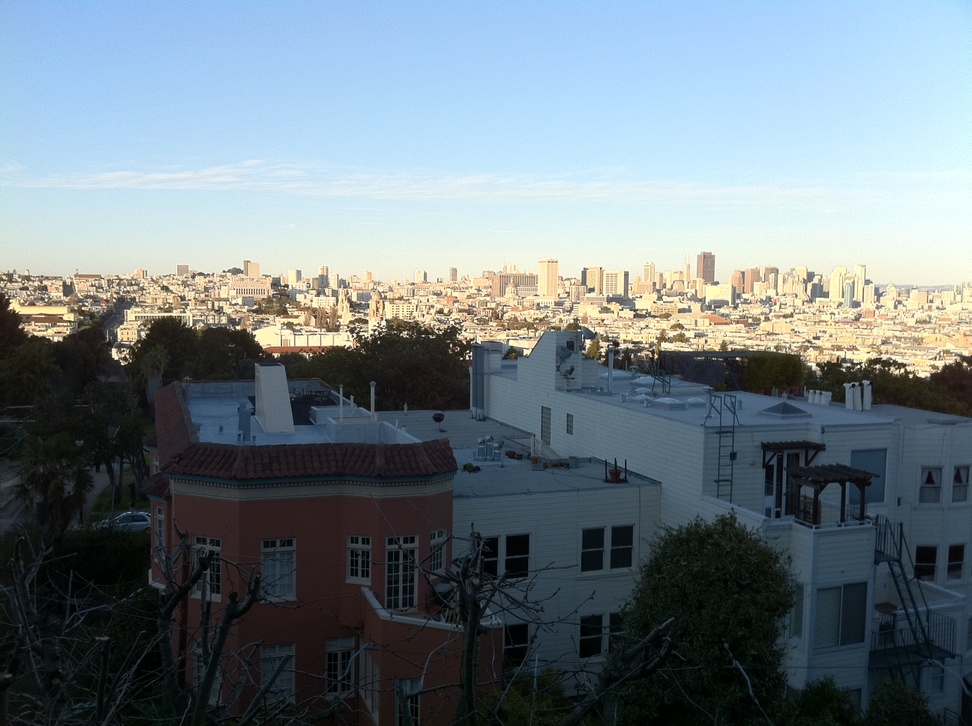
#> input picture data/sf_view1.jpg, 972 x 726 px, shrunk from 1296 x 968 before the run
$ python ch02-ex1.py   (Python 2 division)
#> lines starting #> are read from the running program, lines starting #| are printed output that depends on the picture; after the words box and inside, x2 and y2 are one past the last pixel; in counts of white or black regions, pixels touching at a corner belong together
# -*- coding: utf-8 -*-
"""
Created on Thu Mar 22 16:57:06 2018

Modify the function for matching Harris corner points to also take a maximum
pixel distance between points for them to be considered as correspondences, in
order to make matching more robust.

@author: PEDRO NEL MENDOZA
"""

# Firstly, the necessary libraries and modules are imported
from PIL import Image
from numpy import *
from pylab import *
from scipy.ndimage import filters
import os

def compute_harris_response(im,sigma=3):
  """ Compute the Harris corner detector response function
    for each pixel in a grayscale image. """

  # derivatives
  imx = zeros(im.shape)
  filters.gaussian_filter(im, (sigma,sigma), (0,1), imx)
  imy = zeros(im.shape)
  filters.gaussian_filter(im, (sigma,sigma), (1,0), imy)

  # compute components of the Harris Matrix
  Wxx = filters.gaussian_filter(imx*imx,sigma)
  Wxy = filters.gaussian_filter(imx*imy,sigma)
  Wyy = filters.gaussian_filter(imy*imy,sigma)

  # determinant and trace
  Wdet = Wxx*Wyy - Wxy**2
  Wtr = Wxx + Wyy

  return Wdet / Wtr

def get_harris_points(harrisim,min_dist=10,threshold=0.1):
  """ Return corners from a Harris response image
    min_dist is the minimum number of pixels separating
    corners and image boundary. """

  # find top corner candidates above a threshold
  corner_threshold = harrisim.max() * threshold
  harrisim_t = (harrisim > corner_threshold) * 1

  # get coordinates of candidates
  coords = array(harrisim_t.nonzero()).T

  # ...and their values
  candidate_values = [harrisim[c[0],c[1]] for c in coords]

  # sort candidates
  index = argsort(candidate_values)

  # store allowed point locations in array
  allowed_locations = zeros(harrisim.shape)
  allowed_locations[min_dist:-min_dist,min_dist:-min_dist] = 1

  # select the best points taking min_distance into account
  filtered_coords = []
  for i in index:
    if allowed_locations[coords[i,0],coords[i,1]] == 1:
      filtered_coords.append(coords[i])
      allowed_locations[(coords[i,0]-min_dist):(coords[i,0]+min_dist),
            (coords[i,1]-min_dist):(coords[i,1]+min_dist)] = 0

  return filtered_coords

def plot_harris_points(im,filtered_coords):
  """ Plots corners found in image. """

  figure()
  gray()
  imshow(im)
  plot([p[1] for p in filtered_coords],[p[0] for p in filtered_coords],'*')
  axis('off')
  show()

def get_descriptors(im,filtered_coords,wid=5):
  """ For each point return, pixel values around the point
    using a neighbourhood of width 2*wid+1. (Assume points are
    extracted with min_distance > wid). """
  desc = []
  for coords in filtered_coords:
    patch = im[coords[0]-wid:coords[0]+wid+1, coords[1]-wid:coords[1]+wid+1].flatten()
    desc.append(patch)

  return desc

def match(desc1,desc2,locs1,locs2,threshold=0.5):                   # Aggregate locs1, locs2 as parameters of function match.
  """ For each corner point descriptor in the first image,
    select its match to second image using
    normalized cross-correlation. """

  n = len(desc1[0])

  # pair-wise distances
  d = -ones((len(desc1),len(desc2)))
  for i in range(len(desc1)):
    for j in range(len(desc2)):
          maximum_pixel_dist = sqrt((sum((locs1[i]-locs2[j])**2)))  # Calculate maximum pixel distance between points
          if maximum_pixel_dist <= 100:                             # Compare maximum pixel distance between points with a value of 100, in order to make matching more robust.
             d1 = (desc1[i] - mean(desc1[i])) / std(desc1[i])
             d2 = (desc2[j] - mean(desc2[j])) / std(desc2[j])
             ncc_value = sum(d1 * d2) / (n-1)
             if ncc_value > threshold:
                   d[i,j] = ncc_value

  ndx = argsort(-d)
  matchscores = ndx[:,0]

  return matchscores

def match_twosided(desc1,desc2,locs1,locs2,threshold=0.5):          # Aggregate locs1, locs2 as parameters of function match_twosided
  """ Two-sided symmetric version of match(). """

  matches_12 = match(desc1,desc2,locs1,locs2,threshold)             # Aggregate locs1, locs2 to make matches of image 1 to image 2 taking a maximum pixel distance between points for them to be considered as correspondences
  matches_21 = match(desc2,desc1,locs2,locs1,threshold)             # Aggregate locs1, locs2 to make matches of image 2 to image 1 taking a maximum pixel distance between points for them to be considered as correspondences

  ndx_12 = where(matches_12 >= 0)[0]

  # remove matches that are not symmetric
  for n in ndx_12:
    if matches_21[matches_12[n]] != n:
      matches_12[n] = -1

  return matches_12

def appendimages(im1,im2):
  """ Return a new image that appends the two images side-by-side. """

  # select the image with the fewest rows and fill in enough empty rows
  rows1 = im1.shape[0]
  rows2 = im2.shape[0]

  if rows1 < rows2:
    im1 = concatenate((im1,zeros((rows2-rows1,im1.shape[1]))),axis=0)
  elif rows1 > rows2:
    im2 = concatenate((im2,zeros((rows1-rows2,im2.shape[1]))),axis=0)
  # if none of these cases they are equal, no filling needed

  return concatenate((im1,im2), axis=1)

def plot_matches(im1,im2,locs1,locs2,matchscores,show_below=True):
  """ Show a figure with lines joining the accepted matches
    input: im1,im2 (images as arrays), locs1,locs2 (feature locations),
    matchscores (as output from 'match()'),
    show_below (if images should be shown below matches). """

  im3 = appendimages(im1,im2)
  if show_below:
    im3 = vstack((im3,im3))
    imshow(im3)

    cols1 = im1.shape[1]
    for i,m in enumerate(matchscores):
      if m>0:
        plot([locs1[i][1],locs2[m][1]+cols1],[locs1[i][0],locs2[m][0]],'c')
    axis('off')

# Read two images to arrays with the images converted to grayscale with convert('L')
im1 = array(Image.open(os.path.abspath('data/sf_view1.jpg')).convert('L'))
im2 = array(Image.open(os.path.abspath('data/sf_view2.jpg')).convert('L'))
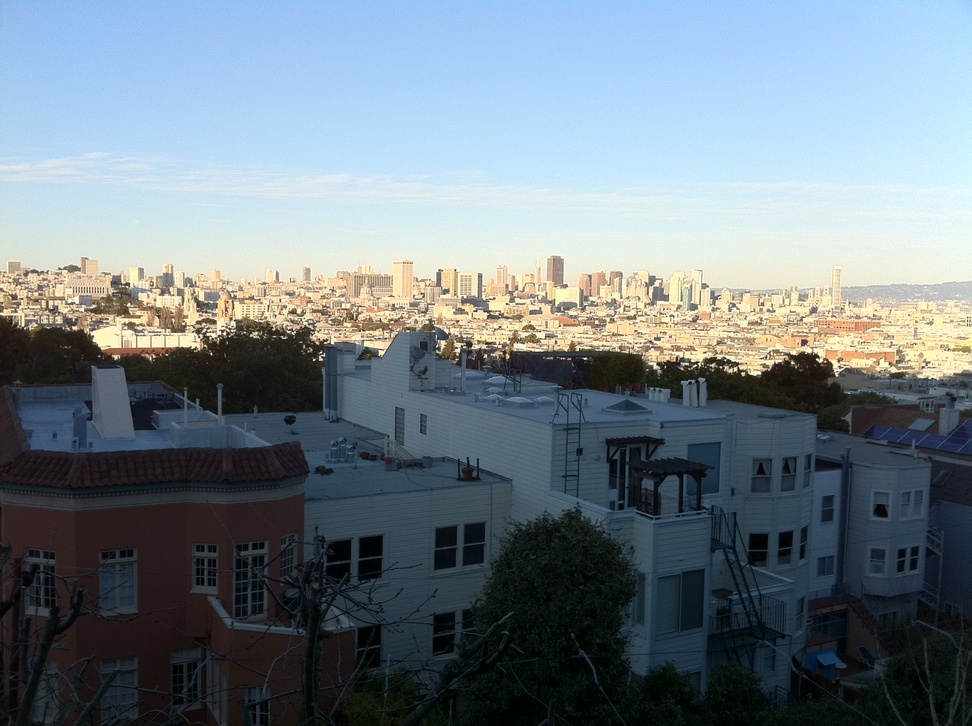
#> input picture data/sf_view2.jpg, 972 x 726 px, shrunk from 1296 x 968 before the run

wid = 5
harrisim = compute_harris_response(im1,5)             # Compute the Harris corner detector response function for each pixel in a graylevel image.
filtered_coords1 = get_harris_points(harrisim,wid+1)  # Return corners from a Harris response image.
#> in get_harris_points, `corner_threshold = harrisim.max() * threshold`: corner_threshold = 1.37
#> in get_harris_points, `harrisim_t = (harrisim > corner_threshold) * 1`:
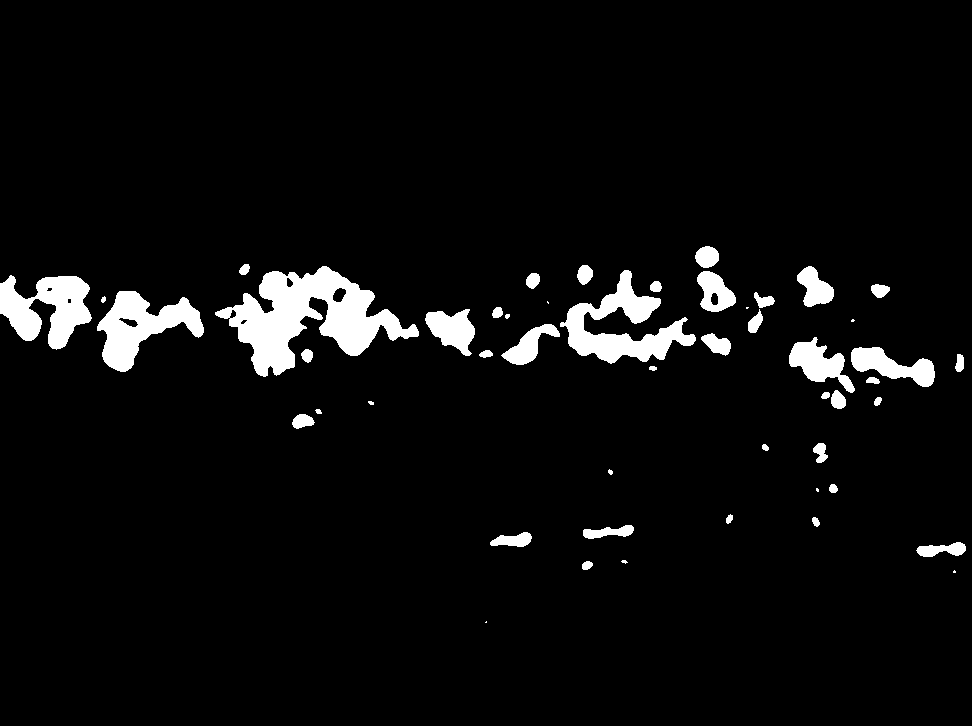
#> harrisim_t: shape (726, 972) int64; values 0 (black) and 1 (white), 5% white; 50 white regions (8 under 20 px), largest, box (x1, y1, x2, y2) and area: (215, 266, 419, 377) 9702, (560, 270, 696, 364) 4897, (0, 275, 92, 350) 4051
#> in get_harris_points, `coords = array(harrisim_t.nonzero()).T`: coords = 35369 pairs, first value 246 to 622, second value 0 to 965
#> in get_harris_points, `candidate_values = [harrisim[c[0],c[1]] for c in coords]`: candidate_values = 35369 items
#> the loop in get_harris_points, `for i in index:` made 35369 passes
#> i on passes 1 to 3: 35293, 29585, 33808
#> after the loop in get_harris_points, `for i in index:`: allowed_locations: shape (726, 972) float64; values 0 (black) and 1 (white), 88.1% white; 28 black regions, largest, box (x1, y1, x2, y2) and area: (0, 0, 972, 726) 33965, (209, 260, 736, 381) 28952, (783, 333, 940, 414) 6865
#> after the loop in get_harris_points, `for i in index:`: filtered_coords = 834 pairs, first value 246 to 621, second value 6 to 965
#> filtered_coords1 has the same summary as filtered_coords in get_harris_points
d1 = get_descriptors(im1,filtered_coords1,wid)        # Get descriptors for each point return. Pixel values around the point using a neighbourhood of width 2*wid+1.
#> the loop in get_descriptors, `for coords in filtered_coords:` made 834 passes
#> coords on passes 1 to 3: [562, 627], [360, 251], [488, 816]
#> after the loop in get_descriptors, `for coords in filtered_coords:`: desc = 834 items
#> d1 = 834 items

harrisim = compute_harris_response(im2,5)             # Compute the Harris corner detector response function for each pixel in a graylevel image.
filtered_coords2 = get_harris_points(harrisim,wid+1)  # Return corners from a Harris response image.
#> call 2 of get_harris_points, with min_dist = 6, threshold = 0.1
#> in get_harris_points (call 2), `corner_threshold = harrisim.max() * threshold`: corner_threshold = 1.49
#> in get_harris_points (call 2), `harrisim_t = (harrisim > corner_threshold) * 1`: harrisim_t: shape (726, 972) int64; values 0 (black) and 1 (white), 3.7% white; 49 white regions (8 under 20 px), largest, box (x1, y1, x2, y2) and area: (76, 265, 270, 379) 9398, (422, 274, 521, 363) 3472, (790, 337, 851, 384) 1534
#> in get_harris_points (call 2), `coords = array(harrisim_t.nonzero()).T`: coords = 26141 pairs, first value 251 to 567, second value 4 to 937
#> in get_harris_points (call 2), `candidate_values = [harrisim[c[0],c[1]] for c in coords]`: candidate_values = 26141 items
#> the loop in get_harris_points (call 2), `for i in index:` made 26141 passes
#> i on passes 1 to 3: 7921, 24398, 19266
#> after the loop in get_harris_points (call 2), `for i in index:`:
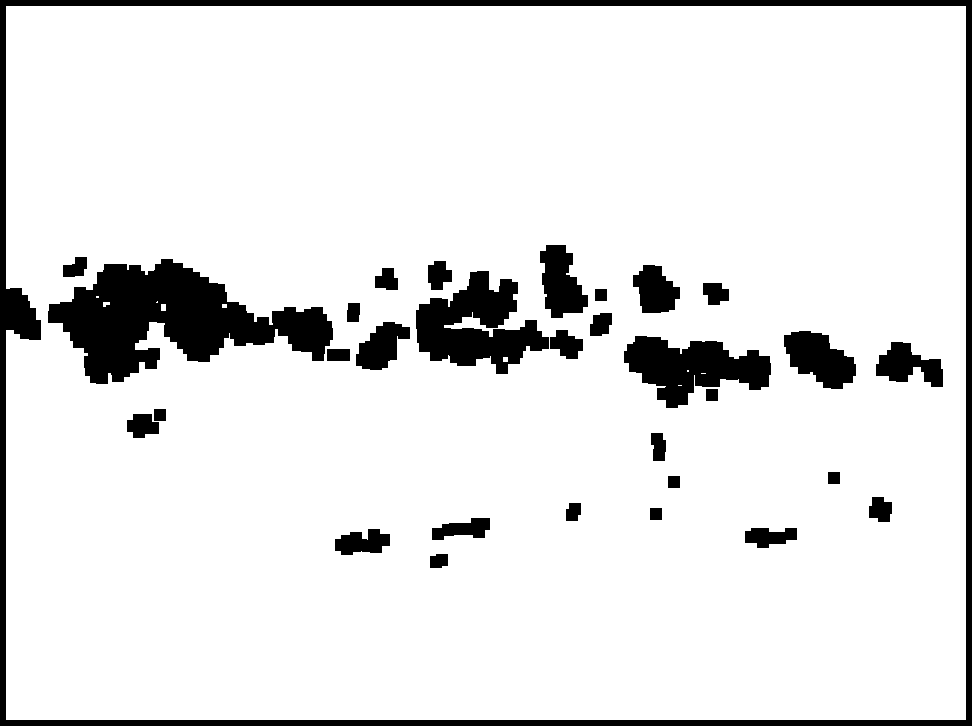
#> allowed_locations: shape (726, 972) float64; values 0 (black) and 1 (white), 89.9% white; 31 black regions, largest, box (x1, y1, x2, y2) and area: (0, 0, 972, 726) 21575, (48, 259, 333, 384) 17713, (416, 271, 549, 374) 7493
#> after the loop in get_harris_points (call 2), `for i in index:`: filtered_coords = 652 pairs, first value 251 to 562, second value 6 to 937
#> filtered_coords2 has the same summary as filtered_coords in get_harris_points
d2 = get_descriptors(im2,filtered_coords2,wid)        # Get descriptors for each point return. Pixel values around the point using a neighbourhood of width 2*wid+1.
#> the loop in get_descriptors (call 2), `for coords in filtered_coords:` made 652 passes
#> coords on passes 1 to 3: [312, 479], [381, 708], [355, 333]
#> d2 = 652 items

print 'starting matching'                             # Print the message 'starting matching'
matches = match_twosided(d1,d2,filtered_coords1,filtered_coords2) # Two-sided symmetric version of match(). match(), for each corner point descriptor in the first image, select its match to second image using normalized cross-correlation.
#> in match, `n = len(desc1[0])`: n = 121
#> in match, `d = -ones((len(desc1),len(desc2)))`: d: shape (834, 652) float64; every value is -1
#> after the loop in match, `for i in range(len(desc1)):`:
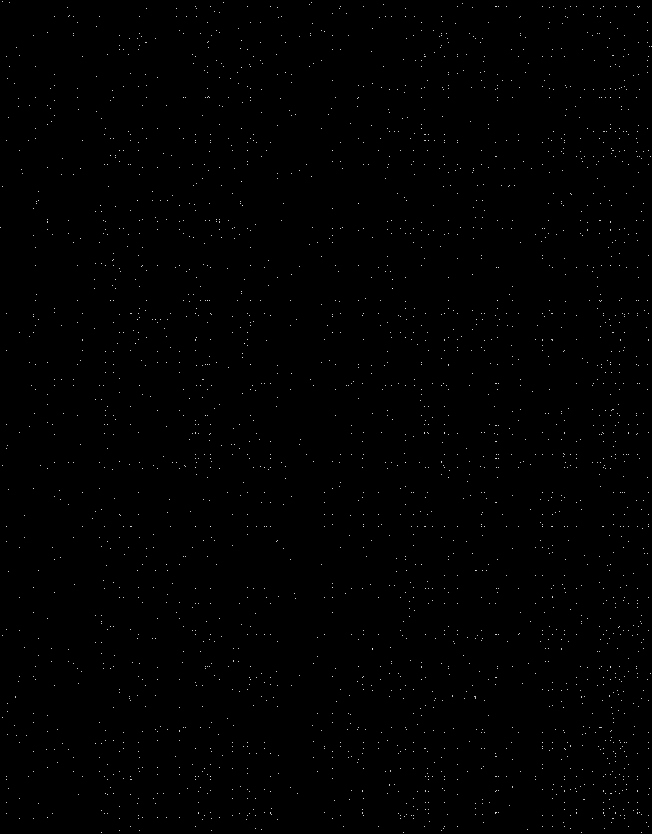
#> d: shape (834, 652) float64; min -1, max 1, mean -0.992; drawn with min black and max white
#> in match, `matchscores = ndx[:,0]`: matchscores = 834 values, max 651 at index 46, min 2 at index 1, mean 462.9
#> in match_twosided, `matches_12 = match(desc1,desc2,locs1,locs2,threshold)`: matches_12 has the same summary as matchscores in match
#> call 2 of match, with threshold = 0.5
#> in match (call 2), `d = -ones((len(desc1),len(desc2)))`: d: shape (652, 834) float64; every value is -1
#> after the loop in match (call 2), `for i in range(len(desc1)):`:
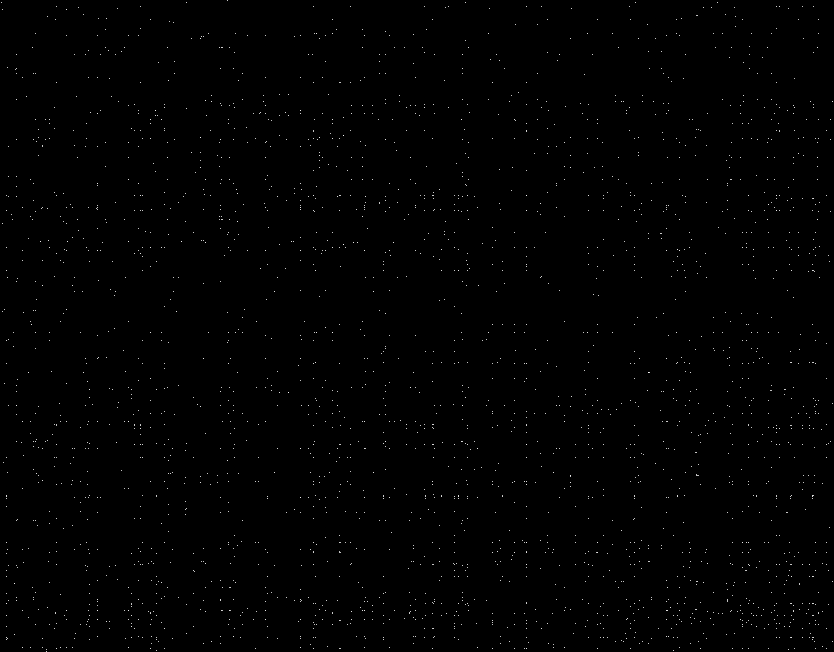
#> d: shape (652, 834) float64; min -1, max 1, mean -0.992; drawn with min black and max white
#> in match (call 2), `ndx = argsort(-d)`:
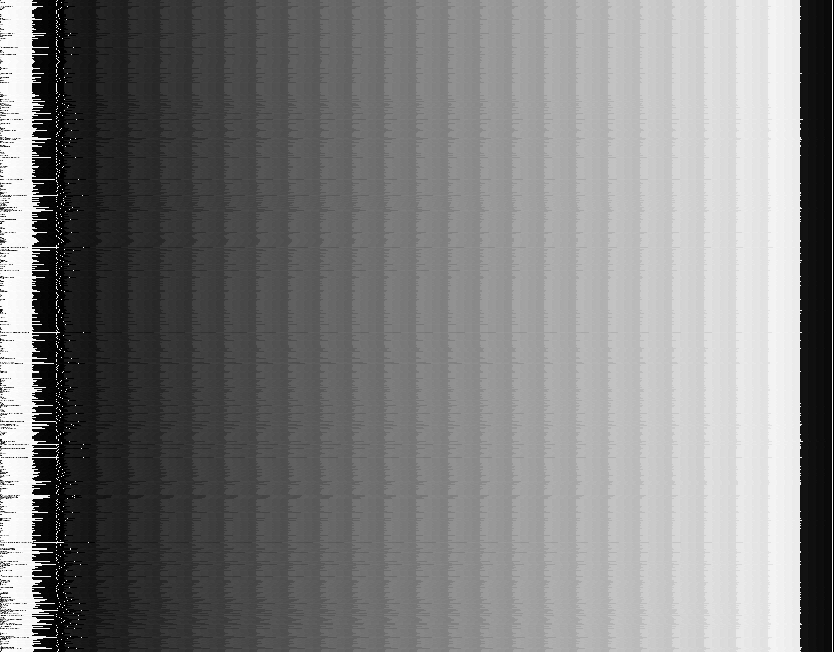
#> ndx: shape (652, 834) int64; min 0, max 833, mean 416.5; drawn with min black and max white
#> in match (call 2), `matchscores = ndx[:,0]`: matchscores = 652 values, max 829 at index 527, min 2 at index 223, mean 556.2
#> in match_twosided, `matches_21 = match(desc2,desc1,locs2,locs1,threshold)`: matches_21 has the same summary as matchscores in match
#> in match_twosided, `ndx_12 = where(matches_12 >= 0)[0]`: ndx_12 = 834 values from 0 to 833
#> after the loop in match_twosided, `for n in ndx_12:`: matches_12 = 834 values, max 651 at index 46, min -1 at index 0, mean 70.13
#> matches has the same summary as matches_12 in match_twosided
                                                                  # In the above line, to make matches, filtered_coords1 and filtered_coords2 are aggregated.
figure()
gray()
plot_matches(im1,im2,filtered_coords1,filtered_coords2,matches)   # Show a figure with lines joining the accepted matches
#> the loop in plot_matches, `for i,m in enumerate(matchscores):` made 834 passes
#> m on passes 1 to 3: -1, -1, 223
show()
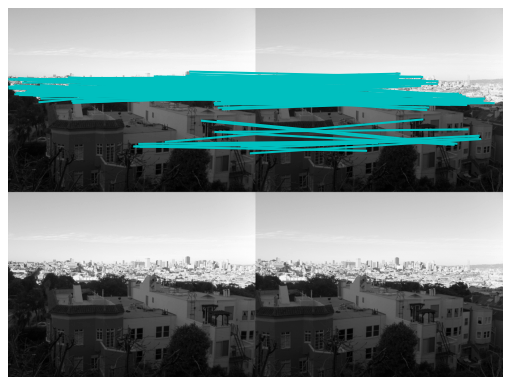
#> figure drawn by matplotlib, 1 panel
